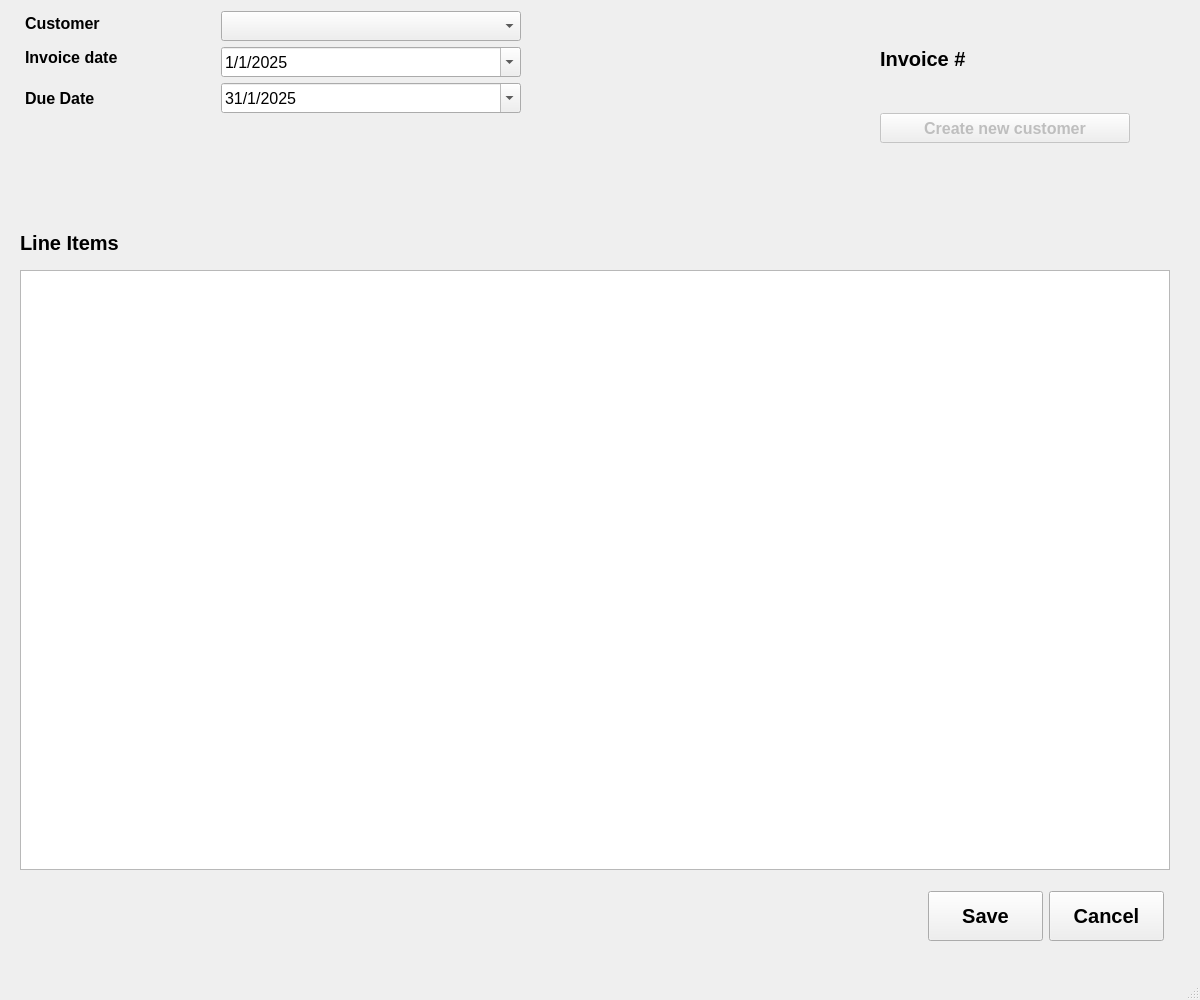
<?xml version="1.0" encoding="UTF-8"?>
<ui version="4.0">
 <class>viewEditInvoice</class>
 <widget class="QMainWindow" name="viewEditInvoice">
  <property name="geometry">
   <rect>
    <x>0</x>
    <y>0</y>
    <width>1200</width>
    <height>1000</height>
   </rect>
  </property>
  <property name="minimumSize">
   <size>
    <width>1200</width>
    <height>1000</height>
   </size>
  </property>
  <property name="maximumSize">
   <size>
    <width>1200</width>
    <height>1000</height>
   </size>
  </property>
  <property name="windowTitle">
   <string>MainWindow</string>
  </property>
  <widget class="QWidget" name="centralwidget">
   <widget class="QTableView" name="invoice_lines_table_view">
    <property name="geometry">
     <rect>
      <x>20</x>
      <y>270</y>
      <width>1150</width>
      <height>600</height>
     </rect>
    </property>
    <property name="sizePolicy">
     <sizepolicy hsizetype="Expanding" vsizetype="Expanding">
      <horstretch>0</horstretch>
      <verstretch>0</verstretch>
     </sizepolicy>
    </property>
    <property name="minimumSize">
     <size>
      <width>1150</width>
      <height>600</height>
     </size>
    </property>
    <property name="maximumSize">
     <size>
      <width>1100</width>
      <height>600</height>
     </size>
    </property>
    <property name="editTriggers">
     <set>QAbstractItemView::AnyKeyPressed|QAbstractItemView::DoubleClicked|QAbstractItemView::EditKeyPressed|QAbstractItemView::SelectedClicked</set>
    </property>
    <attribute name="horizontalHeaderCascadingSectionResizes">
     <bool>true</bool>
    </attribute>
    <attribute name="horizontalHeaderStretchLastSection">
     <bool>true</bool>
    </attribute>
   </widget>
   <widget class="QLabel" name="invoice_lines_label">
    <property name="geometry">
     <rect>
      <x>20</x>
      <y>230</y>
      <width>1150</width>
      <height>25</height>
     </rect>
    </property>
    <property name="sizePolicy">
     <sizepolicy hsizetype="MinimumExpanding" vsizetype="Preferred">
      <horstretch>0</horstretch>
      <verstretch>0</verstretch>
     </sizepolicy>
    </property>
    <property name="minimumSize">
     <size>
      <width>1150</width>
      <height>25</height>
     </size>
    </property>
    <property name="maximumSize">
     <size>
      <width>1150</width>
      <height>25</height>
     </size>
    </property>
    <property name="font">
     <font>
      <pointsize>15</pointsize>
      <weight>75</weight>
      <bold>true</bold>
     </font>
    </property>
    <property name="text">
     <string>Line Items</string>
    </property>
   </widget>
   <widget class="QWidget" name="layoutWidget">
    <property name="geometry">
     <rect>
      <x>120</x>
      <y>890</y>
      <width>1044</width>
      <height>52</height>
     </rect>
    </property>
    <layout class="QHBoxLayout" name="btn_hbox">
     <item>
      <spacer name="btn_spacer">
       <property name="orientation">
        <enum>Qt::Horizontal</enum>
       </property>
       <property name="sizeHint" stdset="0">
        <size>
         <width>900</width>
         <height>20</height>
        </size>
       </property>
      </spacer>
     </item>
     <item>
      <widget class="QPushButton" name="save_btn">
       <property name="minimumSize">
        <size>
         <width>115</width>
         <height>50</height>
        </size>
       </property>
       <property name="maximumSize">
        <size>
         <width>115</width>
         <height>50</height>
        </size>
       </property>
       <property name="font">
        <font>
         <pointsize>15</pointsize>
         <weight>75</weight>
         <bold>true</bold>
        </font>
       </property>
       <property name="text">
        <string>Save</string>
       </property>
      </widget>
     </item>
     <item>
      <widget class="QPushButton" name="cancel_btn">
       <property name="minimumSize">
        <size>
         <width>115</width>
         <height>50</height>
        </size>
       </property>
       <property name="maximumSize">
        <size>
         <width>115</width>
         <height>50</height>
        </size>
       </property>
       <property name="font">
        <font>
         <pointsize>15</pointsize>
         <weight>75</weight>
         <bold>true</bold>
        </font>
       </property>
       <property name="text">
        <string>Cancel</string>
       </property>
      </widget>
     </item>
    </layout>
   </widget>
   <widget class="QWidget" name="layoutWidget">
    <property name="geometry">
     <rect>
      <x>25</x>
      <y>11</y>
      <width>611</width>
      <height>191</height>
     </rect>
    </property>
    <layout class="QFormLayout" name="header_form">
     <property name="fieldGrowthPolicy">
      <enum>QFormLayout::FieldsStayAtSizeHint</enum>
     </property>
     <item row="1" column="1">
      <widget class="QComboBox" name="customer_cb">
       <property name="sizePolicy">
        <sizepolicy hsizetype="Preferred" vsizetype="Preferred">
         <horstretch>0</horstretch>
         <verstretch>0</verstretch>
        </sizepolicy>
       </property>
       <property name="minimumSize">
        <size>
         <width>300</width>
         <height>30</height>
        </size>
       </property>
       <property name="maximumSize">
        <size>
         <width>300</width>
         <height>30</height>
        </size>
       </property>
       <property name="font">
        <font>
         <pointsize>12</pointsize>
         <weight>50</weight>
         <bold>false</bold>
        </font>
       </property>
      </widget>
     </item>
     <item row="1" column="0">
      <widget class="QLabel" name="customer_label">
       <property name="minimumSize">
        <size>
         <width>120</width>
         <height>25</height>
        </size>
       </property>
       <property name="maximumSize">
        <size>
         <width>120</width>
         <height>20</height>
        </size>
       </property>
       <property name="font">
        <font>
         <pointsize>12</pointsize>
         <weight>75</weight>
         <bold>true</bold>
        </font>
       </property>
       <property name="text">
        <string>Customer</string>
       </property>
      </widget>
     </item>
     <item row="3" column="0">
      <widget class="QLabel" name="invoice_date_label">
       <property name="minimumSize">
        <size>
         <width>190</width>
         <height>20</height>
        </size>
       </property>
       <property name="maximumSize">
        <size>
         <width>190</width>
         <height>20</height>
        </size>
       </property>
       <property name="font">
        <font>
         <pointsize>12</pointsize>
         <weight>75</weight>
         <bold>true</bold>
        </font>
       </property>
       <property name="text">
        <string>Invoice date</string>
       </property>
      </widget>
     </item>
     <item row="3" column="1">
      <widget class="QDateEdit" name="invoice_date_edit">
       <property name="minimumSize">
        <size>
         <width>300</width>
         <height>30</height>
        </size>
       </property>
       <property name="maximumSize">
        <size>
         <width>300</width>
         <height>30</height>
        </size>
       </property>
       <property name="font">
        <font>
         <pointsize>12</pointsize>
        </font>
       </property>
       <property name="displayFormat">
        <string>d/M/yyyy</string>
       </property>
       <property name="calendarPopup">
        <bool>true</bool>
       </property>
       <property name="date">
        <date>
         <year>2025</year>
         <month>1</month>
         <day>1</day>
        </date>
       </property>
      </widget>
     </item>
     <item row="4" column="0">
      <widget class="QLabel" name="due_date_label">
       <property name="font">
        <font>
         <pointsize>12</pointsize>
         <weight>75</weight>
         <bold>true</bold>
        </font>
       </property>
       <property name="text">
        <string>Due Date</string>
       </property>
      </widget>
     </item>
     <item row="4" column="1">
      <widget class="QDateEdit" name="due_date_edit">
       <property name="minimumSize">
        <size>
         <width>300</width>
         <height>30</height>
        </size>
       </property>
       <property name="maximumSize">
        <size>
         <width>300</width>
         <height>30</height>
        </size>
       </property>
       <property name="font">
        <font>
         <pointsize>12</pointsize>
        </font>
       </property>
       <property name="displayFormat">
        <string>d/M/yyyy</string>
       </property>
       <property name="calendarPopup">
        <bool>true</bool>
       </property>
       <property name="date">
        <date>
         <year>2025</year>
         <month>1</month>
         <day>31</day>
        </date>
       </property>
      </widget>
     </item>
    </layout>
   </widget>
   <widget class="QWidget" name="layoutWidget">
    <property name="geometry">
     <rect>
      <x>880</x>
      <y>10</y>
      <width>291</width>
      <height>171</height>
     </rect>
    </property>
    <layout class="QVBoxLayout" name="header_vbox">
     <item>
      <widget class="QLabel" name="invoice_number_label">
       <property name="minimumSize">
        <size>
         <width>250</width>
         <height>25</height>
        </size>
       </property>
       <property name="maximumSize">
        <size>
         <width>250</width>
         <height>25</height>
        </size>
       </property>
       <property name="font">
        <font>
         <pointsize>15</pointsize>
         <weight>75</weight>
         <bold>true</bold>
        </font>
       </property>
       <property name="text">
        <string>Invoice #</string>
       </property>
      </widget>
     </item>
     <item>
      <widget class="QPushButton" name="add_client_btn">
       <property name="enabled">
        <bool>false</bool>
       </property>
       <property name="sizePolicy">
        <sizepolicy hsizetype="MinimumExpanding" vsizetype="Preferred">
         <horstretch>0</horstretch>
         <verstretch>0</verstretch>
        </sizepolicy>
       </property>
       <property name="minimumSize">
        <size>
         <width>200</width>
         <height>30</height>
        </size>
       </property>
       <property name="maximumSize">
        <size>
         <width>250</width>
         <height>30</height>
        </size>
       </property>
       <property name="font">
        <font>
         <pointsize>12</pointsize>
         <weight>75</weight>
         <bold>true</bold>
        </font>
       </property>
       <property name="text">
        <string>Create new customer</string>
       </property>
      </widget>
     </item>
    </layout>
   </widget>
  </widget>
  <widget class="QMenuBar" name="menubar">
   <property name="geometry">
    <rect>
     <x>0</x>
     <y>0</y>
     <width>1200</width>
     <height>26</height>
    </rect>
   </property>
  </widget>
  <widget class="QStatusBar" name="statusbar"/>
 </widget>
 <resources/>
 <connections>
  <connection>
   <sender>cancel_btn</sender>
   <signal>clicked()</signal>
   <receiver>viewEditInvoice</receiver>
   <slot>close()</slot>
   <hints>
    <hint type="sourcelabel">
     <x>188</x>
     <y>871</y>
    </hint>
    <hint type="destinationlabel">
     <x>586</x>
     <y>464</y>
    </hint>
   </hints>
  </connection>
 </connections>
</ui>
